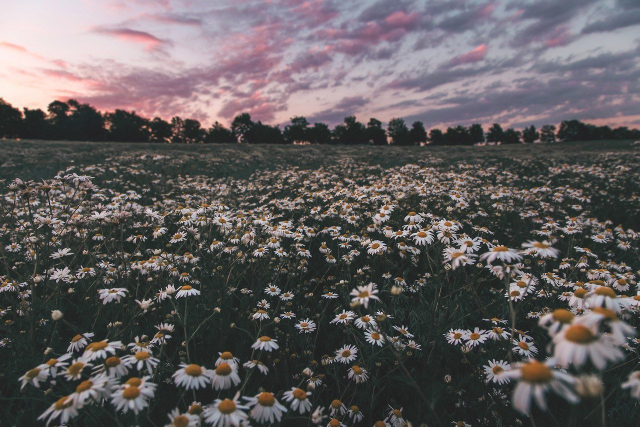
#> input picture природа.jpg, 1280 x 853 px (shown at 1/2 size)
$ python 4.py
#> lines starting #> are read from the running program, lines starting #| are printed output that depends on the picture
from PIL import Image, ImageDraw, ImageFont

image = Image.open("природа.jpg")
#> image is the input picture: PIL image 1280x853 RGB; mean R, G, B 98.6, 93.6, 94.6
watermark = Image.open("watermark.png")
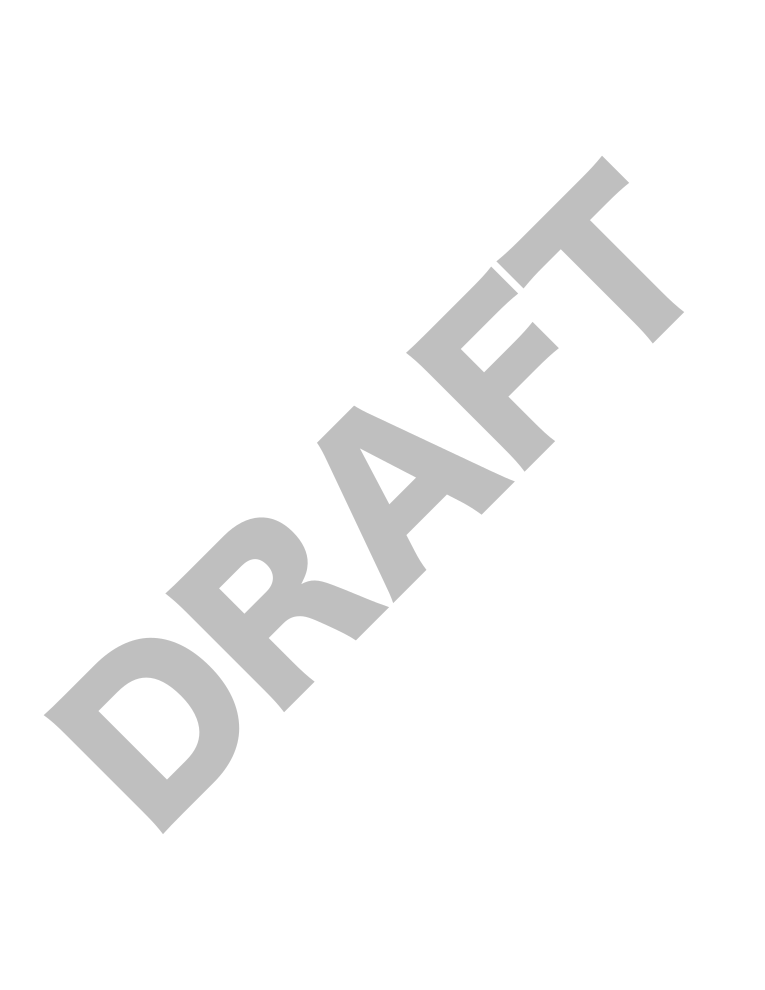
#> input picture watermark.png, 765 x 990 px
#> watermark is the input picture: PIL image 765x990 RGBA; mean R, G, B, A 12.4, 12.4, 12.4, 11.9

width, height = image.size
#> width = 1280; height = 853
watermark_size = (width * 1, height * 1)
#> watermark_size = (1280, 853)

watermark = watermark.resize(watermark_size)
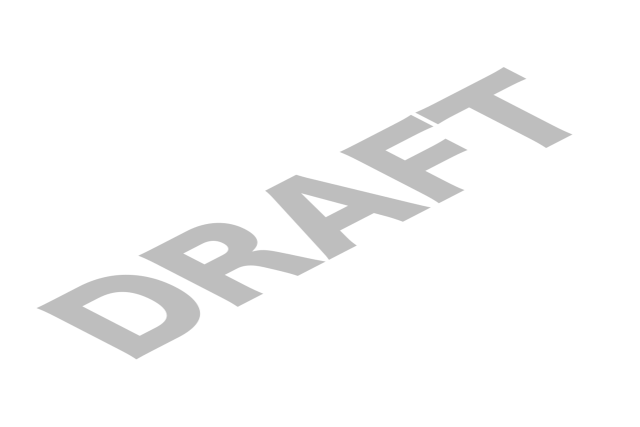
#> watermark: PIL image 1280x853 RGBA (shown at 1/2 size); mean R, G, B, A 12.4, 12.4, 12.4, 12; transparent parts drawn white

position = ((width - watermark.size[0]), (height - watermark.size[1]))
#> position = (0, 0)

image.paste(watermark, position, watermark)
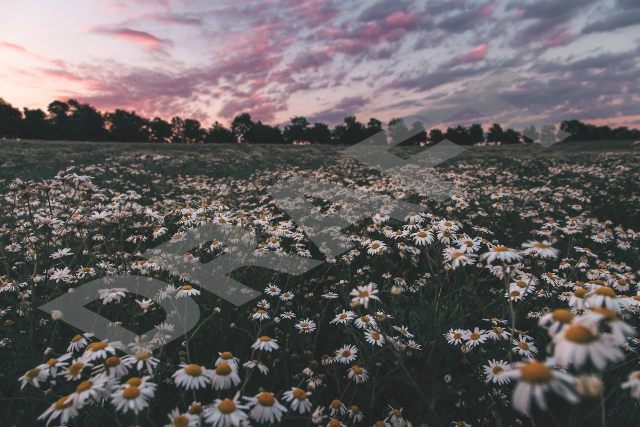
#> image: PIL image 1280x853 RGB (shown at 1/2 size); mean R, G, B 100.7, 95.8, 96.9

image.save("природа с водяным знаком.jpg")
